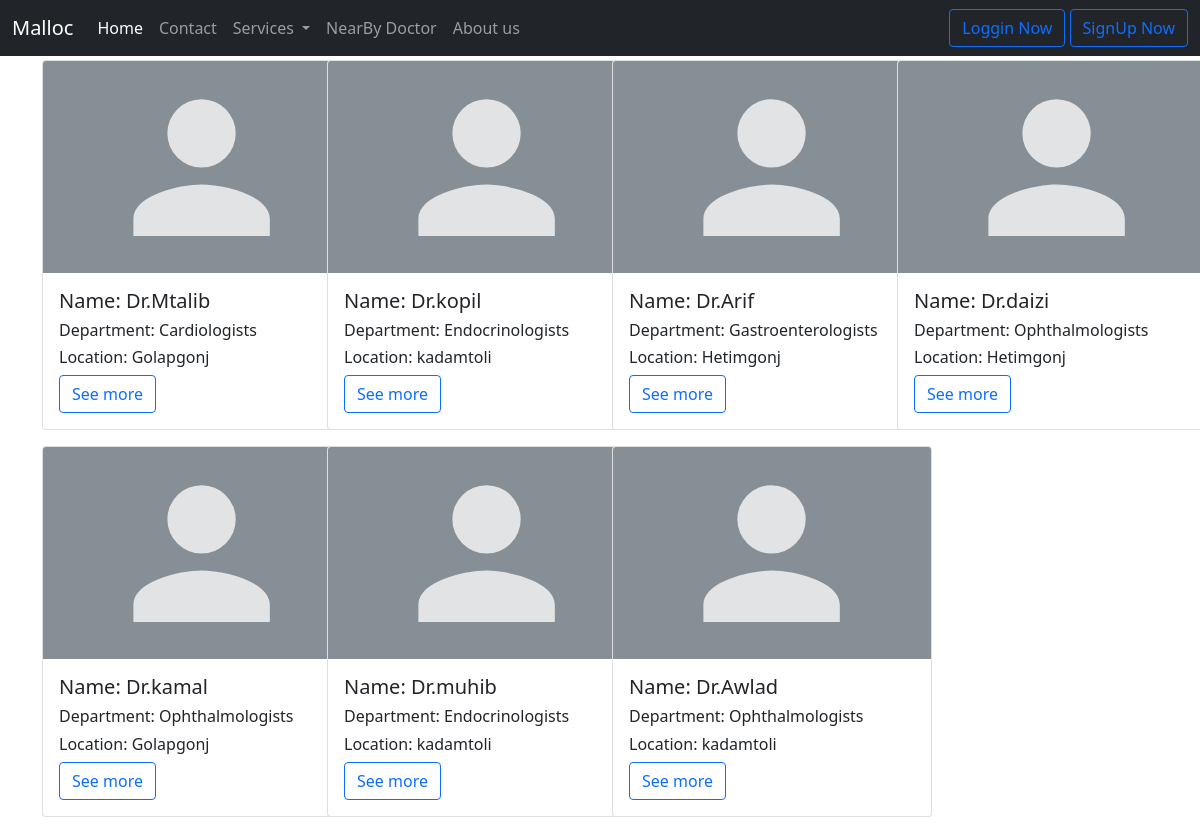
Page /emDoc on the committed database.
### home/models.py (models this page shows, shortened)
class NearBy_Doctor(models.Model):
    doctor_name = models.CharField(max_length=122)
    department = models.CharField(max_length=122)
    location = models.CharField(max_length=122)
    working_H = models.CharField(max_length=122)

### home/views.py (the view)
# urls.py: path('emDoc',views.emDoc,name = 'emDoc'),
def emDoc(request):
    wkh = "Emergency doc"
    return render(request,'emDoc.html',{'em':NearBy_Doctor.objects.all(),'wkh':wkh})

### template/emDoc.html (shortened to what this page needs)
{% extends 'base.html' %}
{% block body %}
<div class="container mt-1">
    <div class="row">
        {% for emd in em %}
        {% if emd.working_H == wkh %}
        <div class="col-sm-3">
            <div class="card mb-3" style="width: 20rem;">
                <img src="../static/img/emdoc1.svg" class="card-img-top" alt="Emergency doctor">
                <div class="card-body">
                    <h5 class="card-title">Name: {{emd.doctor_name}}</h5>
                    <h6>Department: {{emd.department}}</h6>
                    <h6>Location: {{emd.location}}</h6>
                    <a href="#" class="btn btn-outline-primary">See more</a>
                </div>
            </div>
        </div>
        {% endif %}
        {% endfor %}
    </div>
</div>
{% endblock body %}

### template/base.html (shortened to what this page needs)
<!doctype html>
<html lang="en">
<head>
  <link href="https://cdn.jsdelivr.net/npm/bootstrap@5.0.2/dist/css/bootstrap.min.css" rel="stylesheet"
>
  <link rel="stylesheet"
    href="https://cdnjs.cloudflare.com/ajax/libs/bootstrap-datepicker/1.9.0/css/bootstrap-datepicker.min.css">
  <link rel="stylesheet" href="https://cdnjs.cloudflare.com/ajax/libs/font-awesome/4.7.0/css/font-awesome.min.css">
</head>
<body>
  <nav class="navbar navbar-expand-lg navbar-dark bg-dark">
    <div class="container-fluid">
      <a class="navbar-brand" href="#">Malloc</a>
      <div class="collapse navbar-collapse" id="navbarSupportedContent">
        <ul class="navbar-nav me-auto mb-2 mb-lg-0">
          <li class="nav-item">
            <a class="nav-link active" aria-current="page" href="{% url 'home' %}">Home</a>
          </li>
          <li class="nav-item">
            <a class="nav-link" href="/contact">Contact</a>
          </li>
          <li class="nav-item dropdown">
            <a class="nav-link dropdown-toggle" href="#" id="navbarDropdown" role="button" data-bs-toggle="dropdown"
              aria-expanded="false">
              Services
            </a>
          </li>
          <li class="nav-item">
            <a class="nav-link" href="/NearByDoc" tabindex="-1" aria-disabled="false">NearBy Doctor</a>
          </li>
          <li class="nav-item">
            <a class="nav-link" href="/about" tabindex="-1" aria-disabled="false">About us</a>
          </li>
        </ul>
        <div class="d-grid gap-3 d-md-block">
          {% if user.is_authenticated %}
          {% comment %} {% with name=fname %} {% endcomment %}
          <button type="button" class="btn btn-outline-primary" data-bs-toggle="modal"
            data-bs-target="#exampleModalToggle">
            Create Your Account
          </button>
          {% comment %} <a href="#" class="btn btn-outline-primary " tabindex="-1" role="button" aria-disabled="true">{{fname}} user</a> {% endcomment %}
          {% comment %} {% endwith %} {% endcomment %}
          {% else %}
          <a href="/login" class="btn btn-outline-primary " tabindex="-1" role="button" aria-disabled="true">Loggin
            Now</a>
          <a href="/signUp" class="btn btn-outline-primary " tabindex="-1" role="button" aria-disabled="true">SignUp
            Now</a>
          {% endif %}
        </div>
      </div>
    </div>
  </nav>
  {% block body %}{% endblock body %}
</body>
</html>

### rows in the picture
NearBy_Doctor: doctor_name "Dr.Mtalib", department "Cardiologists", location "Golapgonj"
NearBy_Doctor: doctor_name "Dr.kopil", department "Endocrinologists", location "kadamtoli"
NearBy_Doctor: doctor_name "Dr.Arif", department "Gastroenterologists", location "Hetimgonj"
NearBy_Doctor: doctor_name "Dr.daizi", department "Ophthalmologists", location "Hetimgonj"
NearBy_Doctor: doctor_name "Dr.kamal", department "Ophthalmologists", location "Golapgonj"
NearBy_Doctor: doctor_name "Dr.muhib", department "Endocrinologists", location "kadamtoli"
NearBy_Doctor: doctor_name "Dr.Awlad", department "Ophthalmologists", location "kadamtoli"
